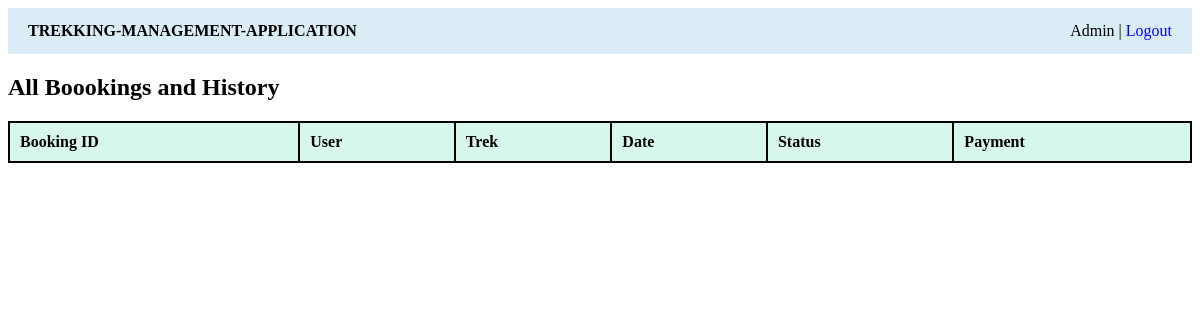
The page /admin/bookings (signed in) on the database as committed earlier.
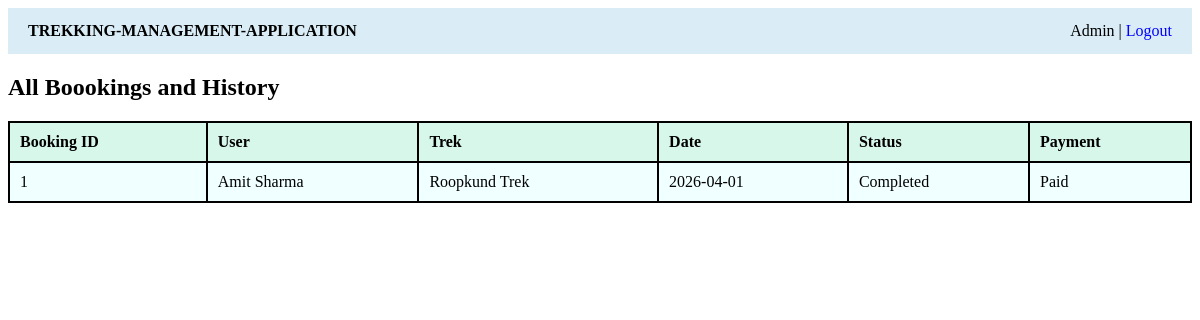
The same page on the database as committed later.
### application/models.py (models this page shows)
class User(db.Model):
    __tablename__ = "users"
    id = db.Column(db.Integer, primary_key=True)
    name = db.Column(db.String(100), nullable=False)
    email = db.Column(db.String(100), unique = True, nullable=False)
    password = db.Column(db.String(40), nullable=False)
    role = db.Column(db.String(100), nullable=False)
    contact = db.Column(db.String(20))
    approved= db.Column(db.Boolean, default=True)
    blacklisted=db.Column(db.Boolean, default=False)
    bookings = db.relationship('Booking', backref = 'user', lazy = True)
    assigned_treks = db.relationship('Trek', backref = 'user', lazy = True)

class Trek(db.Model):
    __tablename__ = "treks"
    id = db.Column(db.Integer, primary_key = True)
    name = db.Column(db.String(100), nullable = False)
    location = db.Column(db.String(100), nullable = False)
    difficulty = db.Column(db.String(50), nullable = False)
    duration = db.Column(db.Integer, nullable = False)
    available_slots = db.Column(db.Integer, nullable = False)
    assigned_staff_id = db.Column(db.Integer, db.ForeignKey("users.id"))
    status = db.Column(db.String(30), default="open")
    start_date = db.Column(db.String(20))
    end_date = db.Column(db.String(20))
    description = db.Column(db.Text)
    bookings = db.relationship('Booking', backref = 'Trek', lazy = True)

class Booking(db.Model):
    __name__ = "bookings"
    id = db.Column(db.Integer, primary_key = True)
    user_id = db.Column(db.Integer, db.ForeignKey("users.id"), nullable = False)
    trek_id = db.Column(db.Integer, db.ForeignKey("treks.id"), nullable=False)
    booking_date = db.Column(db.String(20), nullable = False)
    status = db.Column(db.String(50), default = "Booked")
    payment_status = db.Column(db.String(30), default = "Paid")

### application/controllers.py (the view)
@app.route("/admin/bookings")
def admin_bookings():
    if session.get("role") != "Admin":
        return redirect("/login")
    bookings = Booking.query.order_by(Booking.id.desc()).all()
    booking_rows = []
    for booking in bookings:
        user = User.query.get(booking.user_id)
        trek = Trek.query.get(booking.trek_id)
        booking_rows.append({
            "id": booking.id,
            "user_name":user.name,
            "trek_name":trek.name,
            "booking_date":booking.booking_date,
            "status":booking.status,
            "payment_status":booking.payment_status,
        })
    return render_template("admin_bookings.html", bookings=booking_rows)

### templates/admin_bookings.html
{% extends "base.html" %}
{% block public_content %}
<h2>All Boookings and History</h2>
<table>
    <tr><th>Booking ID</th><th>User</th><th>Trek</th><th>Date</th><th>Status</th><th>Payment</th></tr>
    {% for b in bookings %}
    <tr><td>{{ b.id }}</td><td>{{ b.user_name }}</td><td>{{ b.trek_name }}</td><td>{{ b.booking_date }}</td><td>{{ b.status }}</td><td>{{ b.payment_status }}</td></tr>
    {% endfor %}
</table>
{% endblock %}

### templates/base.html (shortened to what this page needs)
<!DOCTYPE html>
<html lang="en">
<head>
    <link rel="stylesheet" href="{{ url_for('static', filename='style.css') }}">
</head>
<body>
    <div class="topbar">
        <b>TREKKING-MANAGEMENT-APPLICATION</b>
        {% if session.get('user_id') %}
        <span>{{ session.get('name') }} | <a href="{{ url_for('logout') }}">Logout</a></span>
        {% endif %}
    </div>
    {% block public_content %}
    {% endblock %}
</body>
</html>

### static/style.css (style rules this page uses)
.topbar { height: 46px;border-bottom: 2px grey;background-color: rgb(218, 237, 246); display: flex;justify-content: space-between;align-items: center;padding:0 20px; }
a { color: blue; text-decoration:solid; }
table { width: 100%; border-collapse: collapse; background: azure; }
th, td { border: 2px solid; padding: 10px; text-align: left; }
th { background-color:rgb(216, 247, 235) ; }

Rows that differ between the two databases and show on the page:
added User: user_name "Amit Sharma"
added Trek: trek_name "Roopkund Trek"
added Booking: booking_date "2026-04-01", status "Completed", payment_status "Paid"
Other text that changed with them:
new list line: "1"
